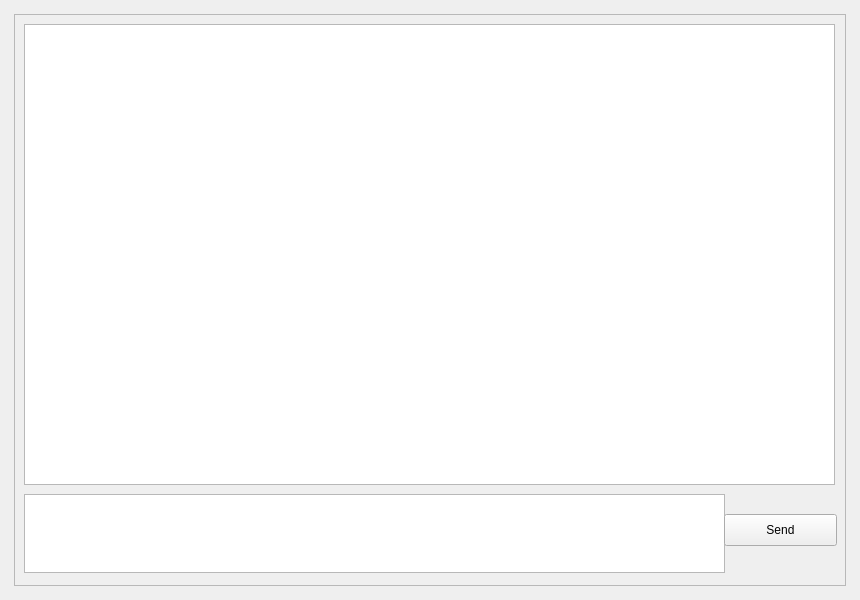
<?xml version="1.0" encoding="UTF-8"?>
<ui version="4.0">
 <class>MainPages</class>
 <widget class="QWidget" name="MainPages">
  <property name="geometry">
   <rect>
    <x>0</x>
    <y>0</y>
    <width>860</width>
    <height>600</height>
   </rect>
  </property>
  <property name="windowTitle">
   <string>Form</string>
  </property>
  <layout class="QVBoxLayout" name="main_pages_layout">
   <property name="spacing">
    <number>0</number>
   </property>
   <property name="leftMargin">
    <number>5</number>
   </property>
   <property name="topMargin">
    <number>5</number>
   </property>
   <property name="rightMargin">
    <number>5</number>
   </property>
   <property name="bottomMargin">
    <number>5</number>
   </property>
   <item>
    <widget class="QStackedWidget" name="pages">
     <property name="currentIndex">
      <number>2</number>
     </property>
     <widget class="QWidget" name="page_1">
      <property name="styleSheet">
       <string notr="true">font-size: 14pt</string>
      </property>
      <layout class="QVBoxLayout" name="page_1_layout">
       <property name="spacing">
        <number>5</number>
       </property>
       <property name="leftMargin">
        <number>5</number>
       </property>
       <property name="topMargin">
        <number>5</number>
       </property>
       <property name="rightMargin">
        <number>5</number>
       </property>
       <property name="bottomMargin">
        <number>5</number>
       </property>
       <item alignment="Qt::AlignHCenter">
        <widget class="QFrame" name="welcome_base">
         <property name="minimumSize">
          <size>
           <width>300</width>
           <height>150</height>
          </size>
         </property>
         <property name="maximumSize">
          <size>
           <width>300</width>
           <height>150</height>
          </size>
         </property>
         <property name="frameShape">
          <enum>QFrame::NoFrame</enum>
         </property>
         <property name="frameShadow">
          <enum>QFrame::Raised</enum>
         </property>
         <layout class="QVBoxLayout" name="center_page_layout">
          <property name="spacing">
           <number>10</number>
          </property>
          <property name="leftMargin">
           <number>0</number>
          </property>
          <property name="topMargin">
           <number>0</number>
          </property>
          <property name="rightMargin">
           <number>0</number>
          </property>
          <property name="bottomMargin">
           <number>0</number>
          </property>
          <item>
           <widget class="QFrame" name="logo">
            <property name="minimumSize">
             <size>
              <width>300</width>
              <height>120</height>
             </size>
            </property>
            <property name="maximumSize">
             <size>
              <width>300</width>
              <height>120</height>
             </size>
            </property>
            <property name="frameShape">
             <enum>QFrame::NoFrame</enum>
            </property>
            <property name="frameShadow">
             <enum>QFrame::Raised</enum>
            </property>
            <layout class="QVBoxLayout" name="logo_layout">
             <property name="spacing">
              <number>0</number>
             </property>
             <property name="leftMargin">
              <number>0</number>
             </property>
             <property name="topMargin">
              <number>0</number>
             </property>
             <property name="rightMargin">
              <number>0</number>
             </property>
             <property name="bottomMargin">
              <number>0</number>
             </property>
            </layout>
           </widget>
          </item>
          <item>
           <widget class="QLabel" name="label">
            <property name="text">
             <string>Change Banking For The Better.</string>
            </property>
            <property name="alignment">
             <set>Qt::AlignCenter</set>
            </property>
           </widget>
          </item>
         </layout>
        </widget>
       </item>
      </layout>
     </widget>
     <widget class="QWidget" name="page_2">
      <layout class="QVBoxLayout" name="page_2_layout">
       <property name="spacing">
        <number>5</number>
       </property>
       <property name="leftMargin">
        <number>5</number>
       </property>
       <property name="topMargin">
        <number>5</number>
       </property>
       <property name="rightMargin">
        <number>5</number>
       </property>
       <property name="bottomMargin">
        <number>5</number>
       </property>
       <item>
        <widget class="QScrollArea" name="scroll_area">
         <property name="styleSheet">
          <string notr="true">background: transparent;</string>
         </property>
         <property name="frameShape">
          <enum>QFrame::NoFrame</enum>
         </property>
         <property name="verticalScrollBarPolicy">
          <enum>Qt::ScrollBarAlwaysOff</enum>
         </property>
         <property name="horizontalScrollBarPolicy">
          <enum>Qt::ScrollBarAlwaysOff</enum>
         </property>
         <property name="widgetResizable">
          <bool>true</bool>
         </property>
         <widget class="QWidget" name="contents">
          <property name="geometry">
           <rect>
            <x>0</x>
            <y>0</y>
            <width>840</width>
            <height>580</height>
           </rect>
          </property>
          <property name="styleSheet">
           <string notr="true">background: transparent;</string>
          </property>
          <layout class="QVBoxLayout" name="verticalLayout">
           <property name="spacing">
            <number>15</number>
           </property>
           <property name="leftMargin">
            <number>5</number>
           </property>
           <property name="topMargin">
            <number>5</number>
           </property>
           <property name="rightMargin">
            <number>5</number>
           </property>
           <property name="bottomMargin">
            <number>5</number>
           </property>
           <item>
            <widget class="QLabel" name="title_label">
             <property name="maximumSize">
              <size>
               <width>16777215</width>
               <height>40</height>
              </size>
             </property>
             <property name="font">
              <font>
               <pointsize>16</pointsize>
              </font>
             </property>
             <property name="styleSheet">
              <string notr="true">font-size: 16pt</string>
             </property>
             <property name="text">
              <string>Calculate the Best Way to Grow Your Money!</string>
             </property>
             <property name="alignment">
              <set>Qt::AlignCenter</set>
             </property>
            </widget>
           </item>
           <item>
            <widget class="QLabel" name="description_label">
             <property name="text">
              <string>By using your age, salary, balance deposit, and what kind of financial growth you are looking for, 
              we calculate the best way to allocate your money. </string>
             </property>
             <property name="alignment">
              <set>Qt::AlignHCenter|Qt::AlignTop</set>
             </property>
             <property name="wordWrap">
              <bool>true</bool>
             </property>
            </widget>
           </item>
           <item>
            <layout class="QHBoxLayout" name="row_1_layout"/>
           </item>
           <item>
            <layout class="QHBoxLayout" name="row_2_layout"/>
           </item>
           <item>
            <layout class="QHBoxLayout" name="row_3_layout"/>
           </item>
           <item>
            <layout class="QVBoxLayout" name="row_4_layout"/>
           </item>
           <item>
            <layout class="QVBoxLayout" name="row_5_layout"/>
           </item>
          </layout>
         </widget>
        </widget>
       </item>
      </layout>
     </widget>
     <widget class="QWidget" name="page_3">
      <property name="styleSheet">
       <string notr="true">QFrame {
	font-size: 16pt;
}</string>
      </property>
      <layout class="QVBoxLayout" name="page_3_layout">
       <item>
        <widget class="QFrame" name="frame">
         <property name="frameShape">
          <enum>QFrame::StyledPanel</enum>
         </property>
         <property name="frameShadow">
          <enum>QFrame::Raised</enum>
         </property>
         <widget class="QTextBrowser" name="textBrowser">
          <property name="geometry">
           <rect>
            <x>10</x>
            <y>10</y>
            <width>811</width>
            <height>461</height>
           </rect>
          </property>
         </widget>
         <widget class="QTextEdit" name="textEdit">
          <property name="geometry">
           <rect>
            <x>10</x>
            <y>480</y>
            <width>701</width>
            <height>79</height>
           </rect>
          </property>
         </widget>
         <widget class="QPushButton" name="pushButton">
          <property name="geometry">
           <rect>
            <x>710</x>
            <y>500</y>
            <width>113</width>
            <height>32</height>
           </rect>
          </property>
          <property name="text">
           <string>Send</string>
          </property>
         </widget>
        </widget>
       </item>
      </layout>
     </widget>
    </widget>
   </item>
  </layout>
 </widget>
 <resources/>
 <connections/>
</ui>
